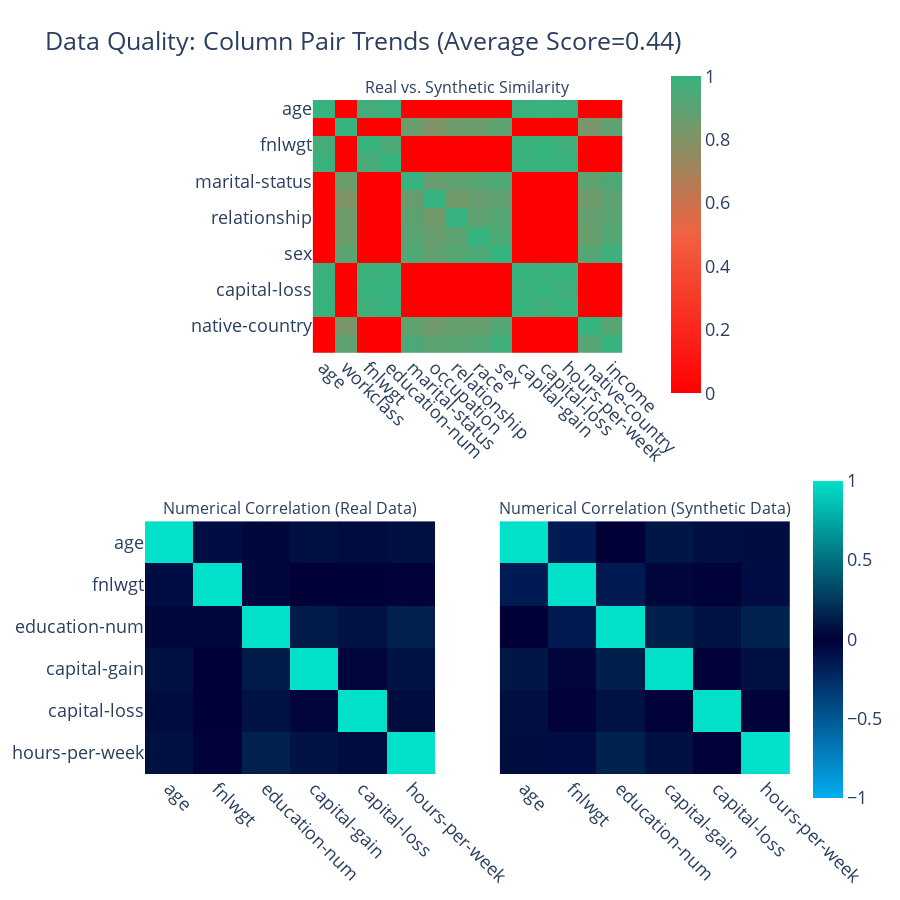

Notebook source saved alongside this figure:
### Code cell
quality_report.get_visualization(property_name='Column Pair Trends').show(renderer='vscode')

### Figure 1 — Plotly figure (JSON) as saved in the notebook; plotly's stock layout.template omitted (floating-point values rounded to 4 significant figures; data arrays with more than 128 entries replaced by an {"elided": "..."} marker saying what was removed)
{"data": [{"coloraxis": "coloraxis", "hovertemplate": "<b>Column Pair</b><br>(%{x},%{y})<br><br>Similarity: %{z}<extra></extra>", "type": "heatmap", "x": ["age", "workclass", "fnlwgt", "education-num", "marital-status", "occupation", "relationship", "race", "sex", "capital-gain", "capital-loss", "hours-per-week", "native-country", "income"], "xaxis": "x", "y": ["age", "workclass", "fnlwgt", "education-num", "marital-status", "occupation", "relationship", "race", "sex", "capital-gain", "capital-loss", "hours-per-week", "native-country", "income"], "yaxis": "y", "z": {"elided": "14x14 float values"}}, {"coloraxis": "coloraxis2", "customdata": [[1, -0.154, -0.001, 0.098, 0.066, 0.063], [-0.154, 1, -0.143, -0.027, -0.009, -0.068], [-0.001, -0.143, 1, 0.138, 0.082, 0.156], [0.098, -0.027, 0.138, 1, -0.01, 0.078], [0.066, -0.009, 0.082, -0.01, 1, -0.009], [0.063, -0.068, 0.156, 0.078, -0.009, 1]], "hovertemplate": "<b>Correlation</b><br>(%{x},%{y})<br><br>Synthetic: %{z}<br>(vs. Real: %{customdata})<extra></extra>", "type": "heatmap", "x": ["age", "fnlwgt", "education-num", "capital-gain", "capital-loss", "hours-per-week"], "xaxis": "x2", "y": ["age", "fnlwgt", "education-num", "capital-gain", "capital-loss", "hours-per-week"], "yaxis": "y2", "z": [[1, -0.074, 0.032, 0.074, 0.053, 0.072], [-0.074, 1, -0.04, -0.001, -0.003, -0.014], [0.032, -0.04, 1, 0.122, 0.081, 0.147], [0.074, -0.001, 0.122, 1, -0.032, 0.083], [0.053, -0.003, 0.081, -0.032, 1, 0.052], [0.072, -0.014, 0.147, 0.083, 0.052, 1]]}, {"coloraxis": "coloraxis2", "customdata": [[1, -0.074, 0.032, 0.074, 0.053, 0.072], [-0.074, 1, -0.04, -0.001, -0.003, -0.014], [0.032, -0.04, 1, 0.122, 0.081, 0.147], [0.074, -0.001, 0.122, 1, -0.032, 0.083], [0.053, -0.003, 0.081, -0.032, 1, 0.052], [0.072, -0.014, 0.147, 0.083, 0.052, 1]], "hovertemplate": "<b>Correlation</b><br>(%{x},%{y})<br><br>Synthetic: %{z}<br>(vs. Real: %{customdata})<extra></extra>", "type": "heatmap", "x": ["age", "fnlwgt", "education-num", "capital-gain", "capital-loss", "hours-per-week"], "xaxis": "x3", "y": ["age", "fnlwgt", "education-num", "capital-gain", "capital-loss", "hours-per-week"], "yaxis": "y3", "z": [[1, -0.154, -0.001, 0.098, 0.066, 0.063], [-0.154, 1, -0.143, -0.027, -0.009, -0.068], [-0.001, -0.143, 1, 0.138, 0.082, 0.156], [0.098, -0.027, 0.138, 1, -0.01, 0.078], [0.066, -0.009, 0.082, -0.01, 1, -0.009], [0.063, -0.068, 0.156, 0.078, -0.009, 1]]}], "layout": {"annotations": [{"font": {"size": 16}, "showarrow": false, "text": "Real vs. Synthetic Similarity", "x": 0.5, "xanchor": "center", "xref": "paper", "y": 1, "yanchor": "bottom", "yref": "paper"}, {"font": {"size": 16}, "showarrow": false, "text": "Numerical Correlation (Real Data)", "x": 0.225, "xanchor": "center", "xref": "paper", "y": 0.375, "yanchor": "bottom", "yref": "paper"}, {"font": {"size": 16}, "showarrow": false, "text": "Numerical Correlation (Synthetic Data)", "x": 0.775, "xanchor": "center", "xref": "paper", "y": 0.375, "yanchor": "bottom", "yref": "paper"}], "coloraxis": {"cmax": 1, "cmin": 0, "colorbar": {"len": 0.5, "x": 0.8, "y": 0.8}, "colorscale": [[0, "#FF0000"], [0.5, "#F16141"], [1, "#36B37E"]]}, "coloraxis2": {"cmax": 1, "cmin": -1, "colorbar": {"len": 0.5, "y": 0.2}, "colorscale": [[0, "#03AFF1"], [0.5, "#000036"], [1, "#01E0C9"]]}, "font": {"size": 18}, "height": 900, "title": {"text": "Data Quality: Column Pair Trends (Average Score=0.44)"}, "width": 900, "xaxis": {"anchor": "y", "domain": [0.26, 0.74], "tickangle": 45}, "xaxis2": {"anchor": "y2", "domain": [0, 0.45], "tickangle": 45}, "xaxis3": {"anchor": "y3", "domain": [0.55, 1], "matches": "x2", "tickangle": 45}, "yaxis": {"anchor": "x", "autorange": "reversed", "domain": [0.625, 1]}, "yaxis2": {"anchor": "x2", "autorange": "reversed", "domain": [0, 0.375]}, "yaxis3": {"anchor": "x3", "autorange": "reversed", "domain": [0, 0.375], "matches": "y2", "visible": false}}}
